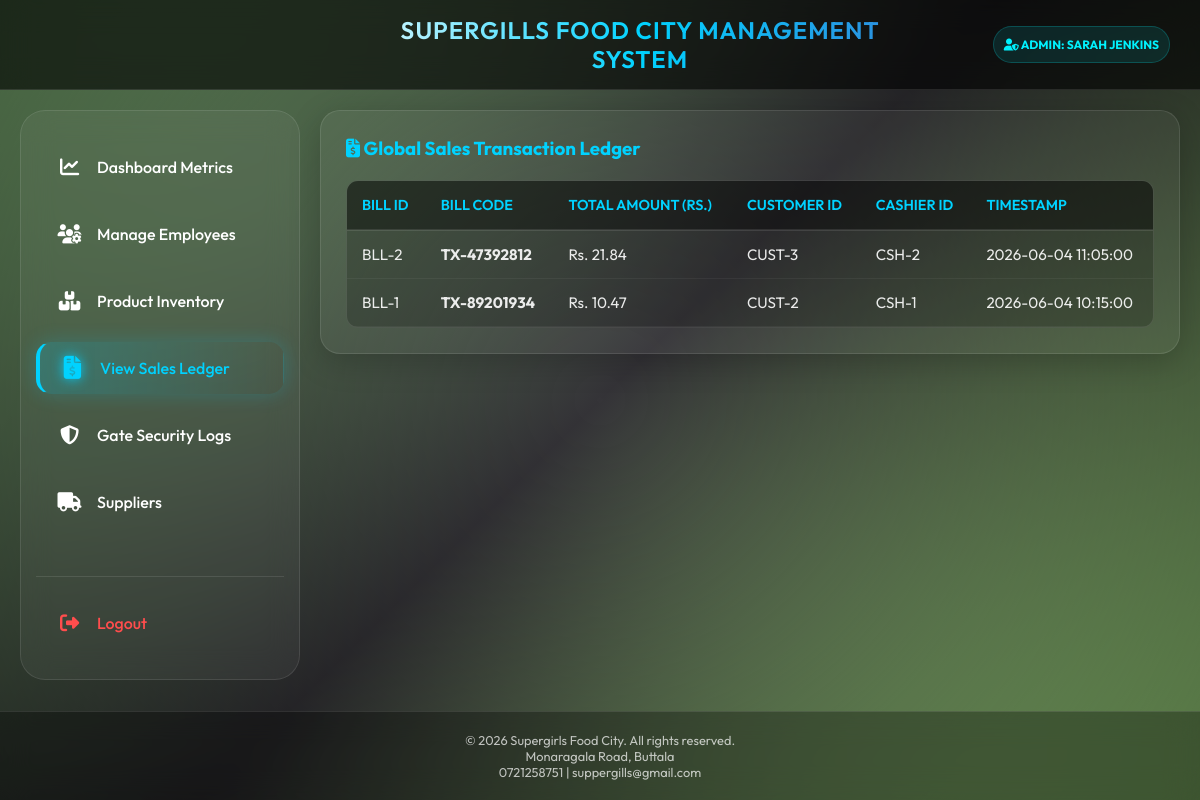
The app's page /admin_dashbord.php?tab=sales (signed in) with its own data.
### tables this page shows
CREATE TABLE `bill` (
  `bill_id` INT AUTO_INCREMENT PRIMARY KEY,
  `bill_code` VARCHAR(20) UNIQUE NOT NULL COMMENT 'e.g. TX-48192834',
  `bill_date` DATETIME NOT NULL DEFAULT CURRENT_TIMESTAMP,
  `total_amount` DECIMAL(10, 2) NOT NULL,
  `cashier_id` INT DEFAULT NULL,
  `customer_id` INT DEFAULT NULL,
  `payment_method` ENUM('CASH', 'CARD', 'MOBILE') DEFAULT 'CASH',
  `discount_percentage` INT DEFAULT 0,
  
  CONSTRAINT `chk_bill_total` CHECK (`total_amount` >= 0),
  CONSTRAINT `chk_bill_discount` CHECK (`discount_percentage` BETWEEN 0 AND 100),
  CONSTRAINT `fk_bill_cashier` FOREIGN KEY (`cashier_id`) 
    REFERENCES `cashier` (`cashier_id`) 
    ON DELETE SET NULL 
    ON UPDATE CASCADE,
  CONSTRAINT `fk_bill_customer` FOREIGN KEY (`customer_id`) 
    REFERENCES `customer` (`customer_id`) 
    ON DELETE SET NULL 
    ON UPDATE CASCADE
);

### admin_dashbord.php (the view, shortened to what this page needs)
<?php
require_once 'config.php';
$conn->query("CREATE TABLE IF NOT EXISTS supplier (
    supplier_id INT AUTO_INCREMENT PRIMARY KEY,
    supplier_name VARCHAR(100) NOT NULL,
    contact VARCHAR(20) NOT NULL,
    email VARCHAR(100) NOT NULL UNIQUE,
    address VARCHAR(255) NOT NULL,
    product VARCHAR(255) NOT NULL,
    brand VARCHAR(255) NOT NULL,
    created_at TIMESTAMP DEFAULT CURRENT_TIMESTAMP
) ENGINE=InnoDB DEFAULT CHARSET=utf8mb4 COLLATE=utf8mb4_unicode_ci");
$conn->query("INSERT IGNORE INTO category (category_id, category_name) VALUES
(1, 'Dairy & Coolers'), (2, 'Fresh Produce'), (3, 'Bakery'), (4, 'Beverages'), (5, 'Snacks')");
$active_tab = $_GET['tab'] ?? 'dashboard';
?>
<!DOCTYPE html>
<html lang="en">
<head>
    <link rel="stylesheet" href="https://cdnjs.cloudflare.com/ajax/libs/font-awesome/6.4.0/css/all.min.css">
    <link rel="stylesheet" href="style.css">
</head>
<body>
    <div class="bg-overlay"></div>
    <header class="main-header">
        <div class="header-center">
            <h1>SuperGills Food City Management <br> System</h1>
        </div>
        <div class="header-right">
            <span class="status-badge status-safe" style="padding: 10px; font-weight: bold;">
                <i class="fas fa-user-shield"></i> Admin: <?php echo htmlspecialchars($_SESSION['username']); ?>
            </span>
        </div>
    </header>
    <div class="dashboard-container">
        <aside class="sidebar">
            <a href="admin_dashbord.php?tab=dashboard" class="nav-item <?php echo $active_tab === 'dashboard' ? 'active' : ''; ?>">
                <i class="fas fa-chart-line"></i> Dashboard Metrics
            </a>
            <a href="admin_dashbord.php?tab=employees" class="nav-item <?php echo $active_tab === 'employees' ? 'active' : ''; ?>">
                <i class="fas fa-users-cog"></i> Manage Employees
            </a>
            <a href="admin_dashbord.php?tab=products" class="nav-item <?php echo $active_tab === 'products' ? 'active' : ''; ?>">
                <i class="fas fa-boxes"></i> Product Inventory
            </a>
            <a href="admin_dashbord.php?tab=sales" class="nav-item <?php echo $active_tab === 'sales' ? 'active' : ''; ?>">
                <i class="fas fa-file-invoice-dollar"></i> View Sales Ledger
            </a>
            <a href="admin_dashbord.php?tab=security" class="nav-item <?php echo $active_tab === 'security' ? 'active' : ''; ?>">
                <i class="fas fa-shield-halved"></i> Gate Security Logs
            </a>
            <a href="admin_dashbord.php?tab=suppluyer" class="nav-item <?php echo $active_tab === 'suppluyer' ? 'active' : ''; ?>">
                <i class="fas fa-truck"></i> Suppliers
            </a>
            <div style="margin-top: auto; border-top: 1px solid var(--glass-border); padding-top: 20px;">
                <a href="index.php?action=logout" class="nav-item" style="color: #ff4d4d;">
                    <i class="fas fa-sign-out-alt"></i> Logout
                </a>
            </div>
        </aside>
        <main class="main-content">
            <?php if ($active_tab === 'sales'): ?>
                <section id="sales" class="view-section active">
                    <div class="glass-card">
                        <h3 style="color: var(--primary-color); margin-bottom: 20px;"><i class="fas fa-file-invoice-dollar"></i> Global Sales Transaction Ledger</h3>
                        <div class="table-container">
                            <table>
                                <thead>
                                    <tr>
                                        <th>Bill ID</th>
                                        <th>Bill Code</th>
                                        <th>Total Amount (Rs.)</th>
                                        <th>Customer ID</th>
                                        <th>Cashier ID</th>
                                        <th>Timestamp</th>
                                    </tr>
                                </thead>
                                <tbody>
                                    <?php
                                    $bill_list = $conn->query("SELECT * FROM bill ORDER BY bill_id DESC");
                                    if ($bill_list && $bill_list->num_rows > 0):
                                        while ($b_row = $bill_list->fetch_assoc()):
                                    ?>
                                        <tr>
                                            <td><code>BLL-<?php echo $b_row['bill_id']; ?></code></td>
                                            <td><strong><?php echo htmlspecialchars($b_row['bill_code']); ?></strong></td>
                                            <td>Rs. <?php echo number_format($b_row['total_amount'], 2); ?></td>
                                            <td><code><?php echo $b_row['customer_id'] ? 'CUST-'.$b_row['customer_id'] : 'Walk-in'; ?></code></td>
                                            <td><code>CSH-<?php echo $b_row['cashier_id'] ? $b_row['cashier_id'] : 'System'; ?></code></td>
                                            <td><?php echo $b_row['bill_date']; ?></td>
                                        </tr>
                                    <?php
                                        endwhile;
                                    else:
                                    ?>
                                        <tr><td colspan="6" style="text-align: center; color: var(--text-muted);">No checkout sales recorded.</td></tr>
                                    <?php endif; ?>
                                </tbody>
                            </table>
                        </div>
                    </div>
                </section>
            <?php endif; ?>
        </main>
    </div>
    <footer class="main-footer">
        <p>&copy; 2026 Supergirls Food City. All rights reserved.<br>
            Monaragala Road, Buttala <br>
            0721258751 | suppergills@gmail.com <br></p>
    </footer>
</body>
</html>

### style.css (style rules this page uses)
:root { --primary-color: #00d2ff; --secondary-color: #3a7bd5; --accent-color: #ff0080; --success-color: #00f2fe; --warning-color: #f7971e; --bg-dark: #0f0c29; --glass-bg: rgba(255, 255, 255, 0.05); --glass-border: rgba(255, 255, 255, 0.1); --glass-card: rgba(255, 255, 255, 0.05); --text-main: #ffffff; --text-muted: rgba(255, 255, 255, 0.7); --transition-speed: 0.3s; --sidebar-width: 280px; --blur: blur(15px); }
* { margin: 0; padding: 0; box-sizing: border-box; font-family: 'Outfit', sans-serif; }
body { background: linear-gradient(135deg, #91cd86, #353438, #b1f48d); background-attachment: fixed; min-height: 100vh; display: flex; flex-direction: column; overflow-x: hidden; color: var(--text-main); }
.bg-overlay { position: fixed; top: 0; left: 0; width: 100%; height: 100%; background: radial-gradient(circle at center, rgba(0, 0, 0, 0), rgba(0, 0, 0, 0.5)); z-index: -1; pointer-events: none; }
.main-header { height: 90px; display: grid; grid-template-columns: var(--sidebar-width) 1fr 200px; align-items: center; padding: 0 30px; background: rgba(0, 0, 0, 0.6); backdrop-filter: var(--blur); -webkit-backdrop-filter: var(--blur); border-bottom: 1px solid var(--glass-border); position: sticky; top: 0; z-index: 1000; }
.header-center h1 { font-size: 1.5rem; font-weight: 600; text-align: center; letter-spacing: 1px; background: linear-gradient(to right, #fff, var(--primary-color), var(--secondary-color)); -webkit-background-clip: text; background-clip: text; -webkit-text-fill-color: transparent; text-transform: uppercase; line-height: 1.2; }
.header-right { display: flex; justify-content: flex-end; align-items: center; }
.dashboard-container { display: flex; flex: 1; padding: 20px; gap: 20px; max-width: 1600px; width: 100%; margin: 0 auto; }
.sidebar { width: var(--sidebar-width); background: var(--glass-bg); backdrop-filter: var(--blur); -webkit-backdrop-filter: var(--blur); border: 1px solid var(--glass-border); border-radius: 25px; padding: 30px 15px; display: flex; flex-direction: column; gap: 15px; height: calc(100vh - 230px); position: sticky; top: 110px; }
.nav-item { display: flex; align-items: center; gap: 15px; padding: 15px 20px; border-radius: 15px; cursor: pointer; transition: all var(--transition-speed) ease; text-decoration: none; color: var(--text-main); font-weight: 500; border: 1px solid transparent; }
.nav-item i { font-size: 1.2rem; width: 25px; text-align: center; transition: transform 0.3s; }
.nav-item.active { background: linear-gradient(90deg, rgba(0, 210, 255, 0.2), transparent); border-left: 4px solid var(--primary-color); box-shadow: 0 0 20px rgba(0, 210, 255, 0.2); color: var(--primary-color); }
.nav-item.active i { transform: scale(1.2); color: var(--primary-color); text-shadow: 0 0 10px var(--primary-color); }
.main-content { flex: 1; display: flex; flex-direction: column; gap: 20px; min-height: calc(100vh - 230px); }
.view-section { display: none; animation: fadeIn 0.5s ease-out forwards; }
.view-section.active { display: block; }
.glass-card { background: var(--glass-card); backdrop-filter: var(--blur); -webkit-backdrop-filter: var(--blur); border: 1px solid var(--glass-border); border-radius: 20px; padding: 25px; box-shadow: 0 8px 32px 0 rgba(0, 0, 0, 0.2); transition: transform 0.3s ease; }
.table-container { margin-top: 15px; overflow-x: auto; border-radius: 12px; border: 1px solid var(--glass-border); background: rgba(0, 0, 0, 0.2); }
table { width: 100%; border-collapse: collapse; text-align: left; }
th { padding: 15px; color: var(--primary-color); font-weight: 600; border-bottom: 2px solid var(--glass-border); background: rgba(0, 0, 0, 0.4); font-size: 0.9rem; text-transform: uppercase; }
td { padding: 14px 15px; border-bottom: 1px solid rgba(255, 255, 255, 0.05); font-size: 0.95rem; color: rgba(255, 255, 255, 0.9); }
.status-badge { padding: 4px 10px; border-radius: 20px; font-size: 0.75rem; text-transform: uppercase; font-weight: 700; display: inline-block; }
.status-safe { background: rgba(0, 242, 254, 0.1); color: var(--success-color); border: 1px solid rgba(0, 242, 254, 0.2); }
.main-footer { padding: 20px; text-align: center; color: var(--text-muted); font-size: 0.8rem; background: rgba(0, 0, 0, 0.3); border-top: 1px solid var(--glass-border); backdrop-filter: var(--blur); margin-top: auto; }

### records on screen
bill: bill_id "2", bill_code "TX-47392812", total_amount "21.84", customer "3", cashier "2", bill_date "2026-06-04 11:05:00"
bill: bill_id "1", bill_code "TX-89201934", total_amount "10.47", customer "2", cashier "1", bill_date "2026-06-04 10:15:00"

### other values on screen
$_SESSION['username'] "SARAH JENKINS"
